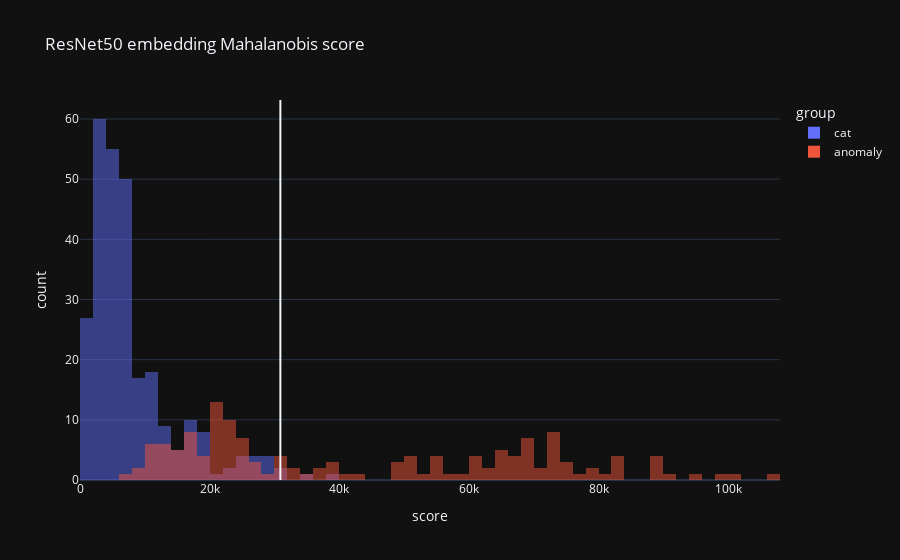

Notebook source saved alongside this figure:
### Code cell
import pandas as pd
import plotly.express as px

threshold = np.percentile(score_cat, 99)

df = pd.DataFrame(
    {
        "score": np.concatenate([score_cat, score_anom]),
        "group": ["cat"] * len(score_cat) + ["anomaly"] * len(score_anom),
    }
)

fig = px.histogram(
    df,
    x="score",
    color="group",
    barmode="overlay",
    nbins=60,
    title="ResNet50 embedding Mahalanobis score",
)
fig.add_vline(x=threshold)
fig.show()

### Figure 1 — Plotly figure (JSON) as saved in the notebook; plotly's stock layout.template omitted (floating-point values rounded to 4 significant figures; data arrays with more than 128 entries replaced by an {"elided": "..."} marker saying what was removed)
{"data": [{"bingroup": "x", "hovertemplate": "group=cat<br>score=%{x}<br>count=%{y}<extra></extra>", "legendgroup": "cat", "marker": {"color": "#636efa", "opacity": 0.5, "pattern": {"shape": ""}}, "name": "cat", "nbinsx": 60, "orientation": "v", "showlegend": true, "type": "histogram", "x": {"elided": "278 float values"}, "xaxis": "x", "yaxis": "y"}, {"bingroup": "x", "hovertemplate": "group=anomaly<br>score=%{x}<br>count=%{y}<extra></extra>", "legendgroup": "anomaly", "marker": {"color": "#EF553B", "opacity": 0.5, "pattern": {"shape": ""}}, "name": "anomaly", "nbinsx": 60, "orientation": "v", "showlegend": true, "type": "histogram", "x": {"elided": "146 float values"}, "xaxis": "x", "yaxis": "y"}], "layout": {"barmode": "overlay", "legend": {"title": {"text": "group"}, "tracegroupgap": 0}, "shapes": [{"type": "line", "x0": 30910.0, "x1": 30910.0, "xref": "x", "y0": 0, "y1": 1, "yref": "y domain"}], "title": {"text": "ResNet50 embedding Mahalanobis score"}, "xaxis": {"anchor": "y", "domain": [0.0, 1.0], "title": {"text": "score"}}, "yaxis": {"anchor": "x", "domain": [0.0, 1.0], "title": {"text": "count"}}}}
